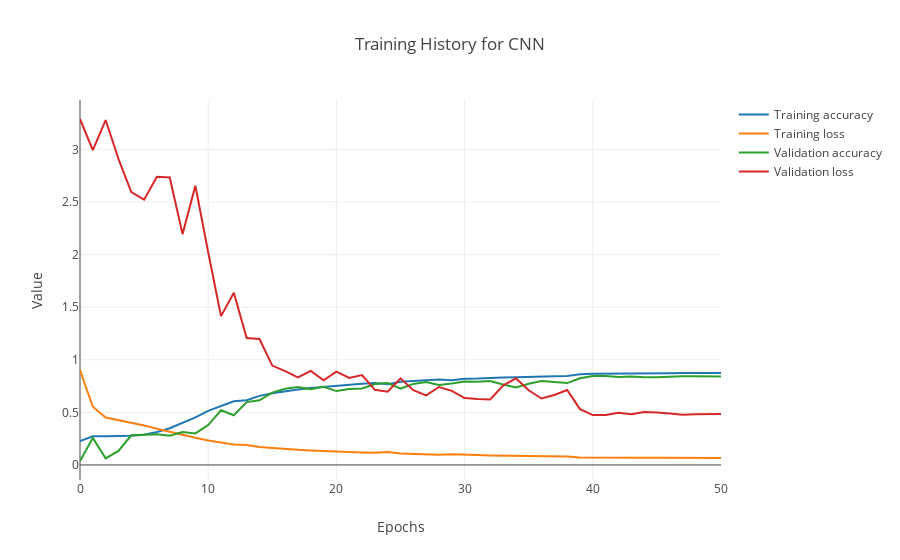

The cell this chart's notebook holds for it:
### Markdown cell above
### Intra-model Training History

### Code cell
py.iplot(dict(data=[
        go.Scatter(x=c_cnn_history.index, y=c_cnn_history.acc, mode='lines', name='Training accuracy'),
        go.Scatter(x=c_cnn_history.index, y=c_cnn_history.loss, mode='lines', name='Training loss'),
        go.Scatter(x=c_cnn_history.index, y=c_cnn_history.val_acc, mode='lines', name='Validation accuracy'),
        go.Scatter(x=c_cnn_history.index, y=c_cnn_history.val_loss, mode='lines', name='Validation loss')],
              layout=go.Layout(title='Training History for CNN',
                               xaxis=dict(title='Epochs'),
                               yaxis=dict(title='Value'))))
